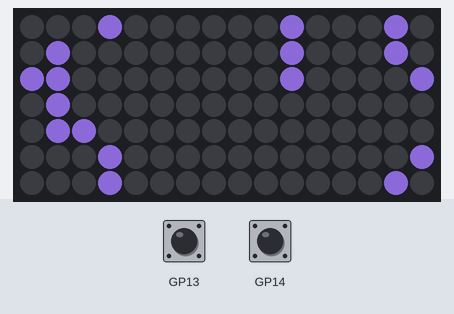
A program run on a simulated Raspberry Pi Pico running MicroPython. Shown: 16×7 RGB LED matrix. Inputs (shaded band) come from the test bench. Dim RGB values are drawn brighter than linear; random numbers come from a fixed seed. At 16.8 s the program stops and its outputs stay as they are.

Above: at 1.2 s.
1.3 s: button B pressed for 0.25 s
At 1.9 s:
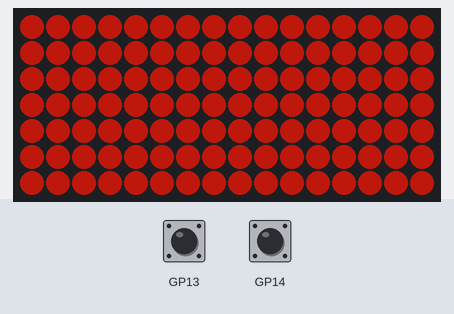
4.0 s: button B pressed for 1 s
At 6.51 s:
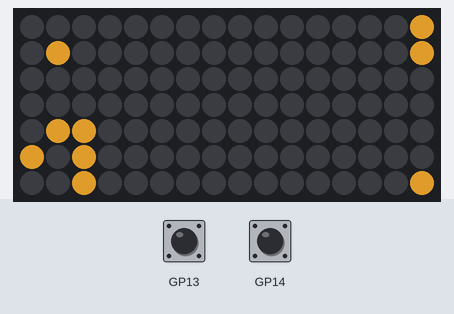
6.9 s: button B pressed for 0.25 s
At 9.4 s:
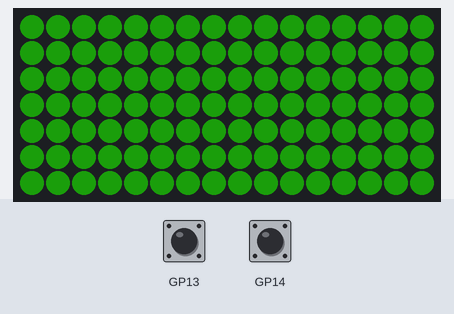
10.1 s: button B pressed for 3.2 s
At 14.02 s:
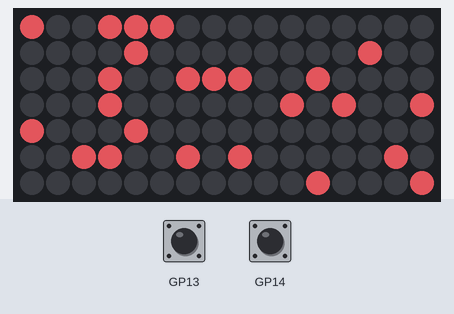
16.0 s: button X pressed for 0.25 s
At 17.5 s:
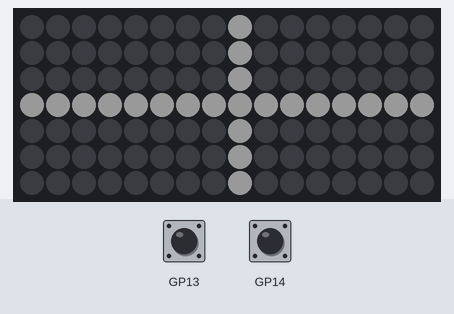
Timing chart, 0 to 18.3 s (numbered marks = the images above; inputs shaded):
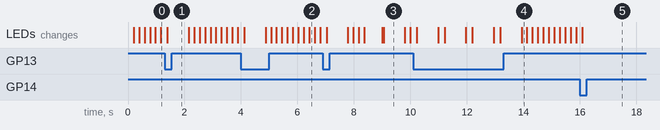

Measured:
- what the display in image 3 shows lasts 0.8 s, from 9.0 s to 9.8 s

The program:

unicorn_conway.py
```python
# Conway's Game of Life on Pimoroni's Pico Unicorn Pack
#
# based on and extended from on Steve Baine's post for Pico Unicorn pack on
# https://forums.pimoroni.com/t/pico-unicorn-pack-not-working-in-micropython/15997
#
# Button B reseeds Conway.
# Button X exits loop and halts programme.

import picounicorn as uni
import random
import utime

uni.init()


class Cells:
    def __init__(self):
        self.cells = [[0]*h for i in range(w)]

    def __str__(self):
        return '\n'.join(
            ' '.join(
                self.draw_cell(x, y) for x in range(w)
            )
            for y in range(h)
        )

    def clear_all(self):
        for x in range(w):
            for y in range(h):
                self.cells[x][y] = 0

    def populated(self):
        return sum([sum(c) for c in self.cells]) > 0

    def set_random_cells_to_life(self, prob):
        for x in range(w):
            for y in range(h):
                if random.random() < prob:
                    self.cells[x][y] = 1

    def is_alive(self,x,y):
        x = x % w
        y = y % h
        return self.cells[x][y] == 1

    def draw_cell(self,x,y):
        return "o" if self.cells[x][y] else " "

    def get_num_live_neighbours(self, x, y):
        num = 0
        num += (1 if self.is_alive(x-1,y-1) else 0)
        num += (1 if self.is_alive(x  ,y-1) else 0)
        num += (1 if self.is_alive(x+1,y-1) else 0)
        num += (1 if self.is_alive(x-1,y) else 0)
        num += (1 if self.is_alive(x+1,y) else 0)
        num += (1 if self.is_alive(x-1,y+1) else 0)
        num += (1 if self.is_alive(x  ,y+1) else 0)
        num += (1 if self.is_alive(x+1,y+1) else 0)
        return num

    def iterate_from(self, fromCells):
        for x in range(w):
            for y in range(h):
                num_live_nbrs = fromCells.get_num_live_neighbours(x,y)
                is_alive = fromCells.is_alive(x,y)
                if is_alive and (num_live_nbrs < 2 or num_live_nbrs > 3):
                    self.cells[x][y] = 0 # Died
                elif not is_alive and num_live_nbrs == 3:
                    self.cells[x][y] = 1 # Born
                else:
                    self.cells[x][y] = fromCells.cells[x][y] # Unchanged state

    def copy(self, fromCells):
        for x in range(w):
            for y in range(h):
                self.cells[x][y] = fromCells.cells[x][y]


def GenerateColours():
    '''To be honest, the settings here are quite subjective'''
    lux = 300
    maxrandint = 200

    '''generate random colours'''
    cols_rgb = [random.randint(m,min(maxrandint,255)) for m in [100,20,0]]

    '''
    scaling colours by proportion to a standardised brightness
    then constraining them to max of 255
    '''
    cols_rgb_new = [ min(int(lux*x/sum(cols_rgb)),255) for x in cols_rgb]
    return cols_rgb_new


def ExportToLeds(cells, cols_rgb):
    for x in range(w):
        for y in range(h):
            value = cells[x][y]
            r, g, b = [value*c for c in cols_rgb]
            uni.set_pixel(x,y,r,g,b)


def StandardLeds(pix):

    def Clear():
        [uni.set_pixel_value(x,y,0) for x in range(w) for y in range(h)]

    '''clear screen'''
    Clear()
    utime.sleep_ms(int(timeStep//4)) # find quotient from division

    '''select image type for display'''
    if pix == "stable":
        [uni.set_pixel(x,y,5,30,2) for x in range(w) for y in range(h)]

    if pix == "extinct":
        [uni.set_pixel_value(x,y,75) for x in range(w) for y in range(1, h-1)]
        utime.sleep_ms(timeStep*2)
        Clear()
        [uni.set_pixel_value(x,y,50) for x in range(w) for y in range(2, h-2)]
        utime.sleep_ms(timeStep*2)
        Clear()
        [uni.set_pixel_value(x,3,25) for x in range(w)]

    if pix == "nuked":
        [uni.set_pixel(x,y,80,10,5) for x in range(w) for y in range(h)]

    if pix == "goodbye":
        [uni.set_pixel_value(x,3,25) for x in range(w)]
        [uni.set_pixel_value(8,y,25) for y in range(h)]

    ''' pause image '''
    utime.sleep_ms(timeStep*5)


def StandardActions(action):

    global counter
    global start
    global running

    if printToConsole:
        print(action)

    if action in ["extinct", "nuked", "stable"]:
        StandardLeds(action)
        counter = 0
        start = True

    if action == "goodbye":
        StandardLeds(action)
        running = False


def IterateCells(cells1, cells2, cells3):
    cells3.copy(cells2)
    cells2.iterate_from(cells1)
    (cells1, cells2) = (cells2, cells1)
    if printToConsole:
        print(cells1)
        print('--'*w)
    return cells1, cells2, cells3


'''Set-up'''
w = uni.get_width()
h = uni.get_height()
cellsA = Cells()
cellsB = Cells()
cellsC = Cells()
running = True
start = True
counter = 0


'''User Settings'''
timeStep = int(150) # in milliseconds
oscillationCounts = 6
printToConsole = False


while running:
    if start:
        cellsA.clear_all()
        cellsA.set_random_cells_to_life(0.2)
        rgb = GenerateColours()
        start = False

    ExportToLeds(cellsA.cells, rgb)
    utime.sleep_ms(timeStep)

    '''
    If cells are stable, clear board then reseed board.
    If all cells are dead, reseed board.
    '''

    # Cells are stable and static
    if cellsA.cells == cellsB.cells:
        utime.sleep_ms(timeStep*2)
        StandardActions('stable')

    # Cells are in stable oscillation
    elif cellsA.cells == cellsC.cells:
        counter += 1
        # break out of iteration after n repeats
        if counter == oscillationCounts:
            StandardActions('stable')
        else:
            cellsA, cellsB, cellsC = IterateCells(cellsA, cellsB, cellsC)


    # At least one cell is alive
    elif cellsA.populated():
        cellsA, cellsB, cellsC = IterateCells(cellsA, cellsB, cellsC)


    # All cells are dead
    else:
        StandardActions('extinct')

    '''
    Use button B to reset board.
    '''
    if uni.is_pressed(uni.BUTTON_B):
        StandardActions('nuked')

    '''
    Use button X to halt programme
    '''
    if uni.is_pressed(uni.BUTTON_X):
        StandardActions('goodbye')
```
